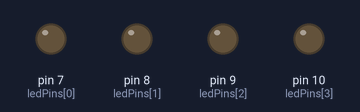
Simulated run of this sketch. Board: Arduino Uno, built with avr-gcc and run on an emulated ATmega328P. On the bench: output pins drawn as LEDs (lit = HIGH).

Above: at 0.1 s.
At 4.1 s:
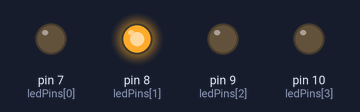
At 8.1 s:
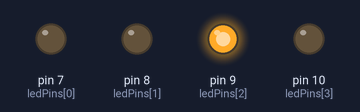
At 18.1 s:
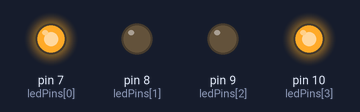
At 28.1 s:
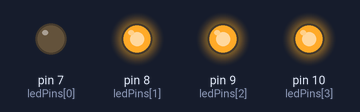
At 38.1 s:
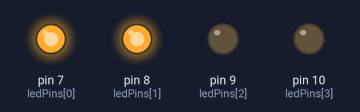
Timing chart, 0 to 39.6 s (numbered marks = the images above):
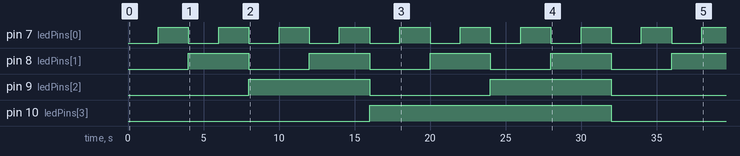

The sketch:

BinaryCounterExample.ino
```cpp
//map each pins into an array instead
const int ledPins[] = {7, 8, 9, 10};

const int number = 15;


const int numberOfPins = sizeof(ledPins) / sizeof(ledPins[0]);

void setup() {
  // put your setup code here, to run once:
 for (int i = 0; i < numberOfPins; i++) {
    pinMode(ledPins[i], OUTPUT);
 }

}

void loop() {
  //the counter represents our iteration to represent each numbers!
  for (int counter = 0; counter <= number; counter++) {
    for (int bit = 0; bit < numberOfPins; bit++) {
      bool bitStatus = bitRead(counter, bit);
      //if bitStatus is true meaning that value at that bit position is a 1, then return the value of the bit meaning 1 or tru
      digitalWrite(ledPins[bit], bitStatus);
    }
    delay(2000);
  }
}
```

Measured:
- by itself, pin 7 (ledPins[0]): alternates HIGH for 2.0 s and LOW for 2.0 s
- by itself, pin 8 (ledPins[1]): alternates HIGH for 4.0 s and LOW for 4.0 s
- by itself, pin 9 (ledPins[2]): alternates HIGH for 8.0 s and LOW for 8.0 s
- by itself, pin 10 (ledPins[3]): LOW → HIGH at 16.0 s, → LOW 16.0 s later
